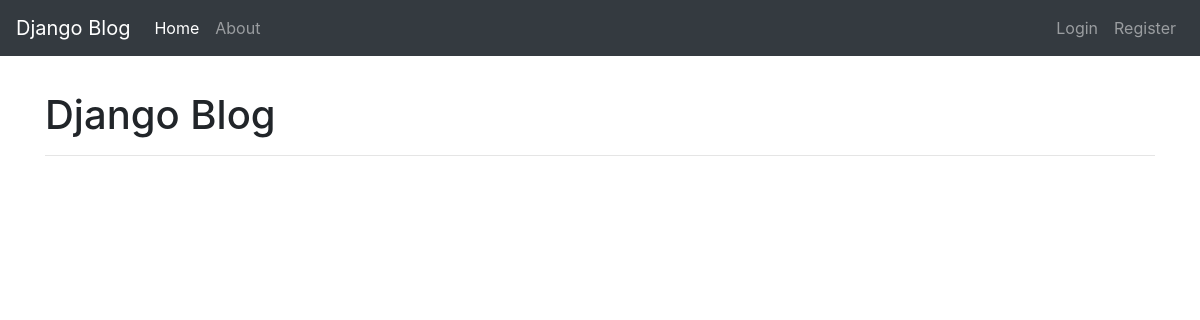
The app's page /, older data.
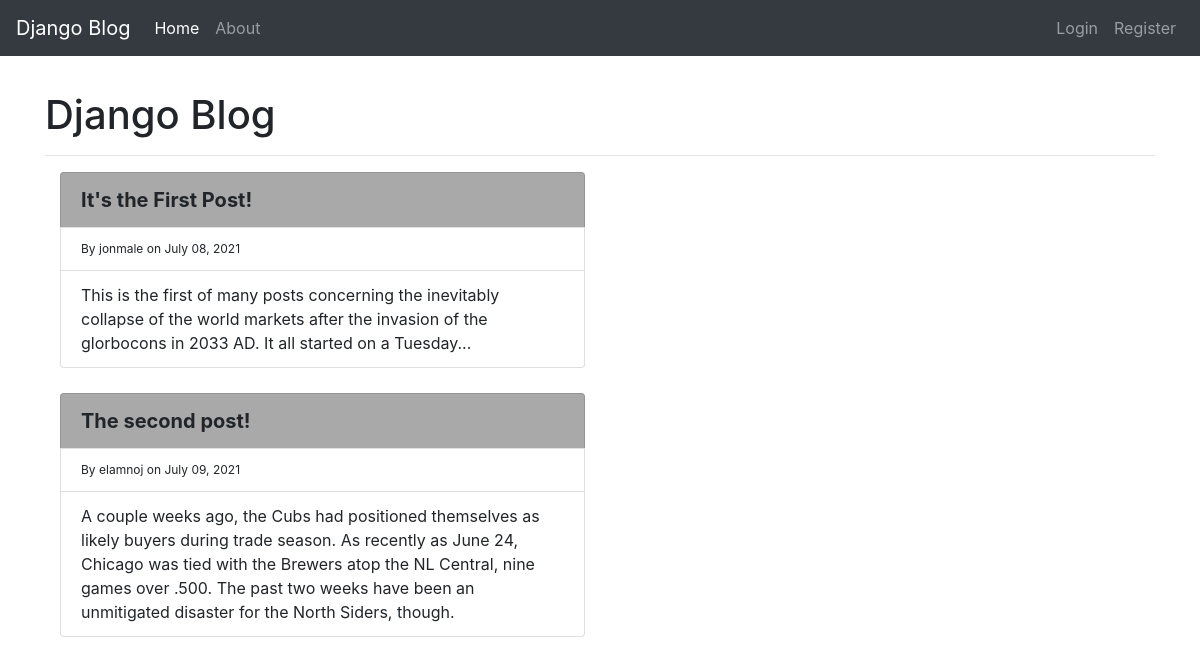
The same page, newer data.
### blog/models.py (models this page shows, shortened)
class Post(models.Model):
    title = models.CharField(max_length=100)
    content = models.TextField()
    date_posted = models.DateTimeField(default=timezone.now)
    author = models.ForeignKey(User, on_delete=models.CASCADE)

### blog/views.py (the view)
# urls.py: path('', views.home, name='blog-home'),
def home(request):
    context = {
        'posts': Post.objects.all()
    }
    return render(request, 'blog/home.html', context)

### blog/templates/blog/home.html
{% extends "blog/base.html" %}
{% block content %}
    {% for post in posts %}
    <div class="col-6">
        <ul class="list-group">
            <li class="list-group-item title">{{ post.title }}</li>
            <li class="list-group-item author">By {{ post.author }} on {{ post.date_posted|date:"F d, Y" }}</li>
            <li class="list-group-item content">{{ post.content }}</li>
        </ul>
    </div>
    {% endfor %}
{% endblock content  %}

### blog/templates/blog/base.html (shortened to what this page needs)
{% load static %}
<!doctype html>
<html lang="en">
<head>
    <link rel="stylesheet" href="https://stackpath.bootstrapcdn.com/bootstrap/4.3.1/css/bootstrap.min.css"
>
    <link rel="stylesheet" href="{% static 'blog/main.css' %}">
</head>
<body>
    <header>
        <nav class="navbar navbar-expand-sm navbar-dark bg-dark">
            <a class="navbar-brand" href="{% url 'blog-home' %}">Django Blog</a>
            <div class="collapse navbar-collapse" id="collapsibleNavId">
                <ul class="navbar-nav mr-auto mt-2 mt-lg-0">
                    <li class="nav-item active">
                        <a class="nav-link" href="{% url 'blog-home' %}">Home <span class="sr-only">(current)</span></a>
                    </li>
                    <li class="nav-item">
                        <a class="nav-link" href="{% url 'blog-about' %}">About</a>
                    </li>
                </ul>
            </div>
            <div class="navbar-nav">
                <a class="nav-item nav-link" href="#">Login</a>
                <a class="nav-item nav-link" href="#">Register</a>
            </div>
        </nav>
    </header>
    <main>
        <div class="container">
            {% if title %}
            <h1>Django Blog - {{ title }} </h1>
            {% else %}
            <h1>Django Blog</h1>
            {% endif %}
            <hr>
            {% block content %}{% endblock %}
        </div>
    </main>
</body>
</html>

### blog/static/blog/main.css (style rules this page uses)
header { margin-bottom: 35px; }
.list-group { margin-bottom: 25px; }
.title { font-size: 20px; background-color:darkgrey; font-weight: bold; }
.author { font-size: 12px; }

Row changes from the older to the newer data that the page shows:
added Post: title "It's the First Post!", author "jonmale", date_posted "July 08, 2021", content "This is the first of many posts concerning the inevitably collapse of the world markets after the invasion of the glorbocons in 2033 AD. It all started on a Tuesday..."
added Post: title "The second post!", author "elamnoj", date_posted "July 09, 2021", content "A couple weeks ago, the Cubs had positioned themselves as likely buyers during trade season. As recently as June 24, Chicago was tied with the Brewers atop the NL Central, nine games over .500. The past two weeks have been an unmitigated disaster for the North Siders, though."
